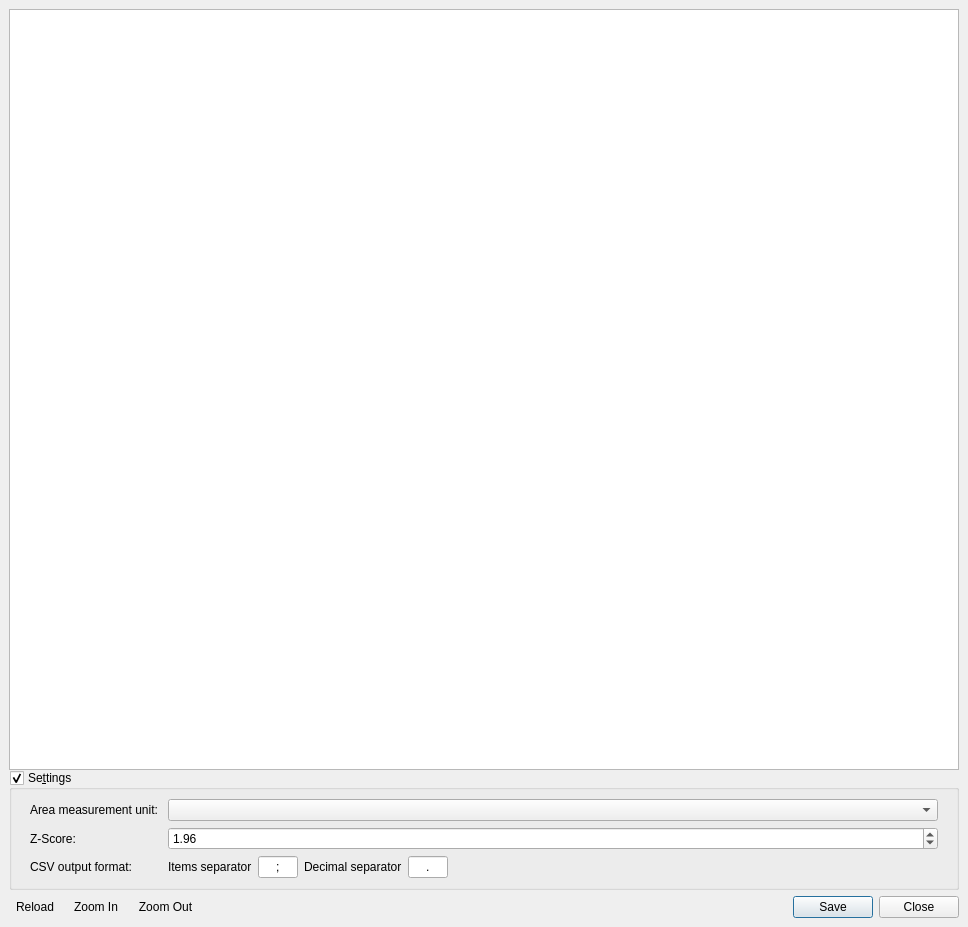
<?xml version="1.0" encoding="UTF-8"?>
<ui version="4.0">
 <class>Dialog</class>
 <widget class="QDialog" name="Dialog">
  <property name="geometry">
   <rect>
    <x>0</x>
    <y>0</y>
    <width>968</width>
    <height>927</height>
   </rect>
  </property>
  <property name="windowTitle">
   <string>Analysis - Accuracy assessment results</string>
  </property>
  <layout class="QVBoxLayout" name="verticalLayout">
   <property name="spacing">
    <number>0</number>
   </property>
   <property name="leftMargin">
    <number>0</number>
   </property>
   <property name="topMargin">
    <number>0</number>
   </property>
   <property name="rightMargin">
    <number>0</number>
   </property>
   <property name="bottomMargin">
    <number>0</number>
   </property>
   <item>
    <widget class="QgsMessageBar" name="MsgBar">
     <property name="frameShape">
      <enum>QFrame::NoFrame</enum>
     </property>
     <property name="frameShadow">
      <enum>QFrame::Plain</enum>
     </property>
     <property name="lineWidth">
      <number>0</number>
     </property>
    </widget>
   </item>
   <item>
    <widget class="QWidget" name="widget_4" native="true">
     <layout class="QGridLayout" name="gridLayout">
      <item row="0" column="0">
       <widget class="QWidget" name="widget_2" native="true">
        <layout class="QVBoxLayout" name="verticalLayout_4">
         <property name="spacing">
          <number>0</number>
         </property>
         <property name="leftMargin">
          <number>0</number>
         </property>
         <property name="topMargin">
          <number>0</number>
         </property>
         <property name="rightMargin">
          <number>0</number>
         </property>
         <property name="bottomMargin">
          <number>0</number>
         </property>
         <item>
          <widget class="QTextBrowser" name="ResultsHTML">
           <property name="html">
            <string>&lt;!DOCTYPE HTML PUBLIC &quot;-//W3C//DTD HTML 4.0//EN&quot; &quot;http://www.w3.org/TR/REC-html40/strict.dtd&quot;&gt;
&lt;html&gt;&lt;head&gt;&lt;meta name=&quot;qrichtext&quot; content=&quot;1&quot; /&gt;&lt;style type=&quot;text/css&quot;&gt;
p, li { white-space: pre-wrap; }
&lt;/style&gt;&lt;/head&gt;&lt;body style=&quot; font-family:'Sans Serif'; font-size:9pt; font-weight:400; font-style:normal;&quot;&gt;
&lt;p style=&quot;-qt-paragraph-type:empty; margin-top:0px; margin-bottom:0px; margin-left:0px; margin-right:0px; -qt-block-indent:0; text-indent:0px; font-family:'Noto Sans'; font-size:10pt;&quot;&gt;&lt;br /&gt;&lt;/p&gt;&lt;/body&gt;&lt;/html&gt;</string>
           </property>
           <property name="openExternalLinks">
            <bool>true</bool>
           </property>
          </widget>
         </item>
         <item>
          <widget class="QGroupBox" name="groupBox_Settings">
           <property name="enabled">
            <bool>true</bool>
           </property>
           <property name="title">
            <string>Se&amp;ttings</string>
           </property>
           <property name="flat">
            <bool>false</bool>
           </property>
           <property name="checkable">
            <bool>true</bool>
           </property>
           <property name="checked">
            <bool>true</bool>
           </property>
           <layout class="QVBoxLayout" name="verticalLayout_2">
            <property name="spacing">
             <number>0</number>
            </property>
            <property name="leftMargin">
             <number>0</number>
            </property>
            <property name="topMargin">
             <number>0</number>
            </property>
            <property name="rightMargin">
             <number>0</number>
            </property>
            <property name="bottomMargin">
             <number>0</number>
            </property>
            <item>
             <widget class="QWidget" name="SettingsGroupBox" native="true">
              <layout class="QVBoxLayout" name="verticalLayout_3">
               <property name="topMargin">
                <number>0</number>
               </property>
               <property name="bottomMargin">
                <number>0</number>
               </property>
               <item>
                <widget class="QWidget" name="widget_5" native="true">
                 <property name="sizePolicy">
                  <sizepolicy hsizetype="Preferred" vsizetype="Maximum">
                   <horstretch>0</horstretch>
                   <verstretch>0</verstretch>
                  </sizepolicy>
                 </property>
                 <layout class="QFormLayout" name="formLayout">
                  <item row="1" column="0">
                   <widget class="QLabel" name="label_2">
                    <property name="text">
                     <string>Area measurement unit: </string>
                    </property>
                   </widget>
                  </item>
                  <item row="1" column="1">
                   <widget class="QComboBox" name="area_unit"/>
                  </item>
                  <item row="2" column="0">
                   <widget class="QLabel" name="label">
                    <property name="text">
                     <string>Z-Score: </string>
                    </property>
                   </widget>
                  </item>
                  <item row="2" column="1">
                   <widget class="QDoubleSpinBox" name="z_score">
                    <property name="toolTip">
                     <string>The z-score is used for calculate the upper/lower limits in class area adjusted table</string>
                    </property>
                    <property name="minimum">
                     <double>0.000000000000000</double>
                    </property>
                    <property name="maximum">
                     <double>4.000000000000000</double>
                    </property>
                    <property name="singleStep">
                     <double>0.010000000000000</double>
                    </property>
                    <property name="value">
                     <double>1.960000000000000</double>
                    </property>
                   </widget>
                  </item>
                  <item row="3" column="0">
                   <widget class="QLabel" name="label_5">
                    <property name="text">
                     <string>CSV output format: </string>
                    </property>
                   </widget>
                  </item>
                  <item row="3" column="1">
                   <widget class="QWidget" name="widget_3" native="true">
                    <layout class="QHBoxLayout" name="horizontalLayout_3">
                     <property name="leftMargin">
                      <number>0</number>
                     </property>
                     <property name="topMargin">
                      <number>0</number>
                     </property>
                     <property name="rightMargin">
                      <number>0</number>
                     </property>
                     <property name="bottomMargin">
                      <number>0</number>
                     </property>
                     <item>
                      <widget class="QLabel" name="label_3">
                       <property name="text">
                        <string>Items separator</string>
                       </property>
                      </widget>
                     </item>
                     <item>
                      <widget class="QLineEdit" name="CSV_separator">
                       <property name="maximumSize">
                        <size>
                         <width>40</width>
                         <height>16777215</height>
                        </size>
                       </property>
                       <property name="text">
                        <string>;</string>
                       </property>
                       <property name="maxLength">
                        <number>1</number>
                       </property>
                       <property name="alignment">
                        <set>Qt::AlignCenter</set>
                       </property>
                      </widget>
                     </item>
                     <item>
                      <widget class="QLabel" name="label_4">
                       <property name="text">
                        <string>Decimal separator</string>
                       </property>
                      </widget>
                     </item>
                     <item>
                      <widget class="QLineEdit" name="CSV_decimal_sep">
                       <property name="maximumSize">
                        <size>
                         <width>40</width>
                         <height>16777215</height>
                        </size>
                       </property>
                       <property name="text">
                        <string>.</string>
                       </property>
                       <property name="maxLength">
                        <number>1</number>
                       </property>
                       <property name="alignment">
                        <set>Qt::AlignCenter</set>
                       </property>
                      </widget>
                     </item>
                     <item>
                      <spacer name="horizontalSpacer">
                       <property name="orientation">
                        <enum>Qt::Horizontal</enum>
                       </property>
                       <property name="sizeHint" stdset="0">
                        <size>
                         <width>40</width>
                         <height>20</height>
                        </size>
                       </property>
                      </spacer>
                     </item>
                    </layout>
                   </widget>
                  </item>
                 </layout>
                </widget>
               </item>
              </layout>
             </widget>
            </item>
           </layout>
          </widget>
         </item>
        </layout>
       </widget>
      </item>
      <item row="2" column="0">
       <widget class="QWidget" name="widget" native="true">
        <layout class="QHBoxLayout" name="horizontalLayout">
         <property name="leftMargin">
          <number>0</number>
         </property>
         <property name="topMargin">
          <number>0</number>
         </property>
         <property name="rightMargin">
          <number>0</number>
         </property>
         <property name="bottomMargin">
          <number>0</number>
         </property>
         <item>
          <widget class="QToolButton" name="reloadButton">
           <property name="toolTip">
            <string>Reload</string>
           </property>
           <property name="text">
            <string>Reload</string>
           </property>
           <property name="icon">
            <iconset>
             <normaloff>:/plugins/AcATaMa/icons/reload.svg</normaloff>:/plugins/AcATaMa/icons/reload.svg</iconset>
           </property>
           <property name="toolButtonStyle">
            <enum>Qt::ToolButtonIconOnly</enum>
           </property>
           <property name="autoRaise">
            <bool>true</bool>
           </property>
          </widget>
         </item>
         <item>
          <widget class="QToolButton" name="zoomIn">
           <property name="toolTip">
            <string>Zoom In</string>
           </property>
           <property name="text">
            <string>Zoom In</string>
           </property>
           <property name="icon">
            <iconset>
             <normaloff>:/plugins/AcATaMa/icons/zoom-in.svg</normaloff>:/plugins/AcATaMa/icons/zoom-in.svg</iconset>
           </property>
           <property name="toolButtonStyle">
            <enum>Qt::ToolButtonIconOnly</enum>
           </property>
           <property name="autoRaise">
            <bool>true</bool>
           </property>
          </widget>
         </item>
         <item>
          <widget class="QToolButton" name="zoomOut">
           <property name="toolTip">
            <string>Zoom Out</string>
           </property>
           <property name="text">
            <string>Zoom Out</string>
           </property>
           <property name="icon">
            <iconset>
             <normaloff>:/plugins/AcATaMa/icons/zoom-out.svg</normaloff>:/plugins/AcATaMa/icons/zoom-out.svg</iconset>
           </property>
           <property name="toolButtonStyle">
            <enum>Qt::ToolButtonIconOnly</enum>
           </property>
           <property name="autoRaise">
            <bool>true</bool>
           </property>
          </widget>
         </item>
         <item>
          <widget class="QDialogButtonBox" name="DialogButtons">
           <property name="orientation">
            <enum>Qt::Horizontal</enum>
           </property>
           <property name="standardButtons">
            <set>QDialogButtonBox::Close|QDialogButtonBox::Save</set>
           </property>
          </widget>
         </item>
        </layout>
       </widget>
      </item>
     </layout>
    </widget>
   </item>
  </layout>
 </widget>
 <customwidgets>
  <customwidget>
   <class>QgsMessageBar</class>
   <extends>QFrame</extends>
   <header>qgis.gui</header>
   <container>1</container>
  </customwidget>
 </customwidgets>
 <resources/>
 <connections>
  <connection>
   <sender>DialogButtons</sender>
   <signal>rejected()</signal>
   <receiver>Dialog</receiver>
   <slot>reject()</slot>
   <hints>
    <hint type="sourcelabel">
     <x>870</x>
     <y>869</y>
    </hint>
    <hint type="destinationlabel">
     <x>286</x>
     <y>274</y>
    </hint>
   </hints>
  </connection>
  <connection>
   <sender>zoomOut</sender>
   <signal>clicked()</signal>
   <receiver>ResultsHTML</receiver>
   <slot>zoomOut()</slot>
   <hints>
    <hint type="sourcelabel">
     <x>306</x>
     <y>865</y>
    </hint>
    <hint type="destinationlabel">
     <x>111</x>
     <y>675</y>
    </hint>
   </hints>
  </connection>
  <connection>
   <sender>zoomIn</sender>
   <signal>clicked()</signal>
   <receiver>ResultsHTML</receiver>
   <slot>zoomIn()</slot>
   <hints>
    <hint type="sourcelabel">
     <x>230</x>
     <y>867</y>
    </hint>
    <hint type="destinationlabel">
     <x>40</x>
     <y>675</y>
    </hint>
   </hints>
  </connection>
  <connection>
   <sender>groupBox_Settings</sender>
   <signal>clicked(bool)</signal>
   <receiver>SettingsGroupBox</receiver>
   <slot>setVisible(bool)</slot>
   <hints>
    <hint type="sourcelabel">
     <x>490</x>
     <y>726</y>
    </hint>
    <hint type="destinationlabel">
     <x>440</x>
     <y>768</y>
    </hint>
   </hints>
  </connection>
 </connections>
</ui>
